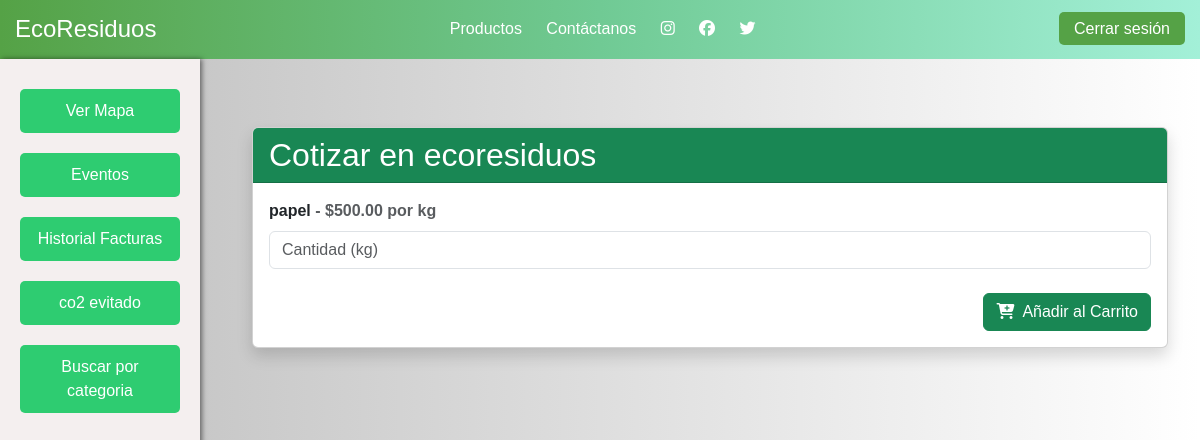
Page /cotizar/1/ (signed in) on the committed database.
### tareas/models.py (models this page shows, shortened)
class Ubicacion(models.Model):
    nombre = models.CharField(max_length=100)
    descripcion = models.TextField(blank=True)
    latitud = models.FloatField()
    longitud = models.FloatField()
    categorias = models.ManyToManyField(CategoriaResiduo, through='UbicacionCategoria')
    usuario = models.ForeignKey(Usuario, on_delete=models.CASCADE, related_name='ubicaciones')

class UbicacionCategoria(models.Model):
    ubicacion = models.ForeignKey(Ubicacion, on_delete=models.CASCADE)
    categoria = models.ForeignKey(CategoriaResiduo, on_delete=models.CASCADE)
    precio = models.DecimalField(max_digits=10, decimal_places=2)

class CategoriaResiduo(models.Model):
    nombre = models.CharField(max_length=100)
    factor_co2 = models.FloatField(help_text="kg CO₂e evitado por kg de residuo")

### tareas/views.py (the view, shortened to what this page needs)
# urls.py: path('cotizar/<int:ubicacion_id>/', cotizar_ubicacion, name='cotizar_ubicacion'),
@login_required
def cotizar_ubicacion(request, ubicacion_id):
    ubicacion = get_object_or_404(Ubicacion, id=ubicacion_id)
    categorias_disponibles = UbicacionCategoria.objects.filter(ubicacion=ubicacion)
    return render(request, 'cotizaciones/cotizar_domicilio.html', {
        'ubicacion': ubicacion,
        'categorias_disponibles': categorias_disponibles,
    })

### tareas/templates/cotizaciones/cotizar_domicilio.html (shortened to what this page needs)
{% extends 'base2.html' %}
{% block content %}
<div class="container mt-5">
    <div class="card shadow">
        <div class="card-header bg-success text-white">
            <h2 class="mb-0">Cotizar en {{ ubicacion.nombre }}</h2>
        </div>
        <div class="card-body">
            <form method="post">
                {% for uc in categorias_disponibles %}
                    <div class="mb-4">
                        <label class="form-label fw-bold">
                            {{ uc.categoria.nombre }}
                            <span class="text-muted"> - ${{ uc.precio }} por kg</span>
                        </label>
                        <input
                            type="number"
                            step="0.01"
                            min="0"
                            name="cantidad_{{ uc.categoria.id }}"
                            class="form-control"
                            placeholder="Cantidad (kg)">
                    </div>
                {% endfor %}
                <div class="text-end">
                    <button type="submit" class="btn btn-success">
                        <i class="fas fa-cart-plus me-2"></i>Añadir al Carrito
                    </button>
                </div>
            </form>
        </div>
    </div>
</div>
{% endblock %}

### tareas/templates/base2.html (style rules this page uses)
body { background: linear-gradient(90deg, #bdbdbd, #dedede, #ffffff); font-family: Arial, sans-serif; margin: 0; padding: 0; }

### rows in the picture
Ubicacion: nombre "ecoresiduos"
UbicacionCategoria: categoria.nombre "papel", precio "500.00"
